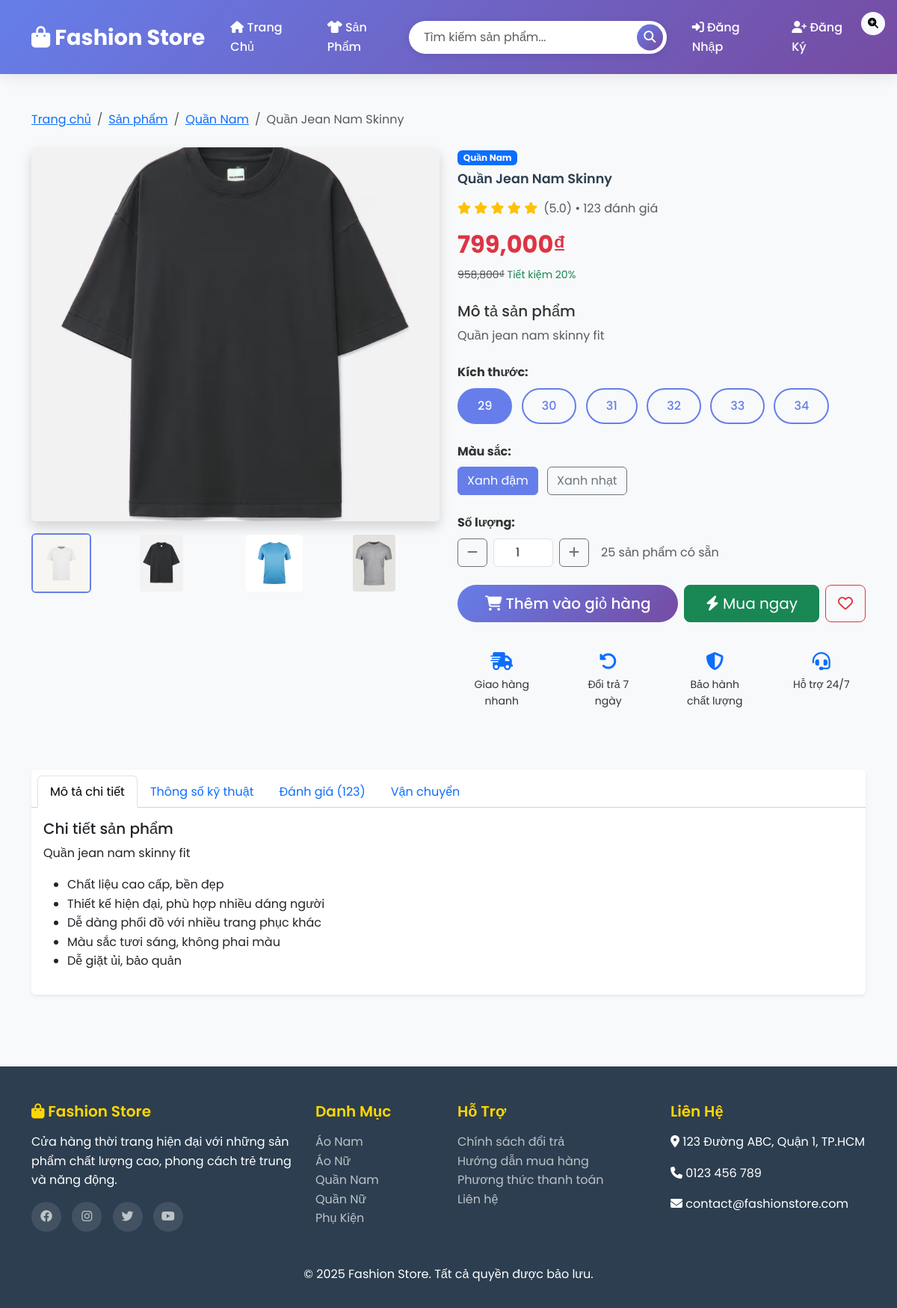
The app's page /product/4 with its own data.
### tables this page shows
CREATE TABLE categories (
            id INTEGER PRIMARY KEY AUTOINCREMENT,
            name TEXT UNIQUE NOT NULL,
            description TEXT,
            created_at TIMESTAMP DEFAULT CURRENT_TIMESTAMP
        );

CREATE TABLE products (
            id INTEGER PRIMARY KEY AUTOINCREMENT,
            name TEXT NOT NULL,
            description TEXT,
            price REAL NOT NULL,
            category_id INTEGER,
            image_url TEXT,
            stock INTEGER DEFAULT 0,
            size TEXT,
            color TEXT,
            created_at TIMESTAMP DEFAULT CURRENT_TIMESTAMP,
            FOREIGN KEY (category_id) REFERENCES categories (id)
        );

### app.py (the view)
    def product_detail(self, product_id):
        conn = self.get_db_connection()
        product = conn.execute('''
            SELECT p.*, c.name as category_name
            FROM products p
            LEFT JOIN categories c ON p.category_id = c.id
            WHERE p.id=?
        ''', (product_id,)).fetchone()
        if not product:
            flash('Sản phẩm không tồn tại!')
            return redirect(url_for('products'))
        related = conn.execute('''
            SELECT p.*, c.name as category_name
            FROM products p
            LEFT JOIN categories c ON p.category_id = c.id
            WHERE p.category_id=? AND p.id!=?
            LIMIT 4
        ''', (product['category_id'], product_id)).fetchall()
        conn.close()
        return render_template('product_detail.html', product=product, related_products=related)

### app.py (called while the page is built)
    def get_db_connection(self):
        conn = sqlite3.connect(self.db_path)
        conn.row_factory = sqlite3.Row  # cho phép truy xuất theo tên cột
        return conn

### templates/product_detail.html (shortened to what this page needs)
{% extends "base.html" %}
{% block content %}
<div class="container">
    <nav aria-label="breadcrumb" class="mb-4">
        <ol class="breadcrumb">
            <li class="breadcrumb-item"><a href="{{ url_for('index') }}">Trang chủ</a></li>
            <li class="breadcrumb-item"><a href="{{ url_for('products') }}">Sản phẩm</a></li>
            {% if product.category_name %}
            <li class="breadcrumb-item"><a href="{{ url_for('products', category=product.category_id) }}">{{ product.category_name }}</a></li>
            {% endif %}
            <li class="breadcrumb-item active">{{ product.name }}</li>
        </ol>
    </nav>
    <div class="row">
        <div class="col-lg-6 mb-4">
            <div class="product-images">
                <div class="main-image mb-3">
                    <img id="mainImage" src="/static/images/aothunnambassic.jpg" class="img-fluid rounded shadow"
                         alt="{{ product.name }}" style="width: 100%; height: 500px; object-fit: cover;"
                         onerror="this.src='https://via.placeholder.com/500x500/667eea/ffffff?text={{ product.name }}'">
                    <div class="position-absolute top-0 end-0 m-3">
                        <button class="btn btn-light btn-sm rounded-circle" onclick="zoomImage()">
                            <i class="fas fa-search-plus"></i>
                        </button>
                    </div>
                </div>
                <div class="thumbnail-images">
                    <div class="row">
                        <div class="col-3">
                            <img src="/static/images/aothunnambassictrang.jpg" class="img-fluid rounded thumbnail active"
                                 onclick="changeImage(this.src)" style="cursor: pointer; height: 80px; object-fit: cover;">
                        </div>
                        <div class="col-3">
                            <img src="/static/images/aothunnambassic.jpg"
                                 class="img-fluid rounded thumbnail" onclick="changeImage(this.src)"
                                 style="cursor: pointer; height: 80px; object-fit: cover;">
                        </div>
                        <div class="col-3">
                            <img src="/static/images/aothunnambassicxanh.jpg"
                                 class="img-fluid rounded thumbnail" onclick="changeImage(this.src)"
                                 style="cursor: pointer; height: 80px; object-fit: cover;">
                        </div>
                        <div class="col-3">
                            <img src="/static/images/aothunnambassicxam.jpg"
                                 class="img-fluid rounded thumbnail" onclick="changeImage(this.src)"
                                 style="cursor: pointer; height: 80px; object-fit: cover;">
                        </div>
                    </div>
                </div>
            </div>
        </div>
        <div class="col-lg-6">
            <div class="product-info">
                {% if product.category_name %}
                <span class="badge bg-primary mb-2">{{ product.category_name }}</span>
                {% endif %}
                <h1 class="product-title mb-3">{{ product.name }}</h1>
                <div class="rating mb-3">
                    <div class="d-flex align-items-center">
                        <div class="stars me-2">
                            <i class="fas fa-star text-warning"></i>
                            <i class="fas fa-star text-warning"></i>
                            <i class="fas fa-star text-warning"></i>
                            <i class="fas fa-star text-warning"></i>
                            <i class="fas fa-star text-warning"></i>
                        </div>
                        <span class="text-muted">(5.0) • 123 đánh giá</span>
                    </div>
                </div>
                <div class="price mb-4">
                    <h2 class="text-danger fw-bold">{{ "{:,.0f}".format(product.price) }}₫</h2>
                    <small class="text-muted"><del>{{ "{:,.0f}".format(product.price * 1.2) }}₫</del> <span class="text-success">Tiết kiệm 20%</span></small>
                </div>
                <div class="description mb-4">
                    <h5>Mô tả sản phẩm</h5>
                    <p class="text-muted">{{ product.description }}</p>
                </div>
                <form id="addToCartForm" class="product-options">
                    {% if product.size %}
                    <div class="mb-3">
                        <label class="form-label fw-bold">Kích thước:</label>
                        <div class="size-options">
                            {% for size in product.size.split(',') %}
                            <label class="btn btn-outline-primary me-2 mb-2" for="size{{ loop.index }}">{{ size.strip() }}</label>
                            {% endfor %}
                        </div>
                    </div>
                    {% endif %}
                    {% if product.color %}
                    <div class="mb-3">
                        <label class="form-label fw-bold">Màu sắc:</label>
                        <div class="color-options">
                            {% for color in product.color.split(',') %}
                            <label class="btn btn-outline-secondary me-2 mb-2" for="color{{ loop.index }}">{{ color.strip() }}</label>
                            {% endfor %}
                        </div>
                    </div>
                    {% endif %}
                    <div class="mb-4">
                        <label class="form-label fw-bold">Số lượng:</label>
                        <div class="quantity-selector d-flex align-items-center">
                            <button type="button" class="btn btn-outline-secondary" onclick="changeQuantity(-1)">
                                <i class="fas fa-minus"></i>
                            </button>
                            <input type="number" id="quantity" name="quantity" class="form-control mx-2 text-center"
                                   value="1" min="1" max="{{ product.stock }}" style="width: 80px;">
                            <button type="button" class="btn btn-outline-secondary" onclick="changeQuantity(1)">
                                <i class="fas fa-plus"></i>
                            </button>
                            <span class="ms-3 text-muted">{{ product.stock }} sản phẩm có sẵn</span>
                        </div>
                    </div>
                    <div class="action-buttons mb-4">
                        {% if product.stock > 0 %}
                        <div class="d-grid gap-2 d-md-flex">
                            <button type="submit" class="btn btn-primary btn-lg flex-grow-1">
                                <i class="fas fa-shopping-cart"></i> Thêm vào giỏ hàng
                            </button>
                            <button type="button" class="btn btn-success btn-lg flex-grow-1">
                                <i class="fas fa-bolt"></i> Mua ngay
                            </button>
                            <button type="button" class="btn btn-outline-danger btn-lg" onclick="toggleWishlist()">
                                <i class="far fa-heart" id="wishlistIcon"></i>
                            </button>
                        </div>
                        {% else %}
                        <div class="d-grid">
                            <button class="btn btn-secondary btn-lg" disabled>
                                <i class="fas fa-times"></i> Hết hàng
                            </button>
                        </div>
                        {% endif %}
                    </div>
                </form>
                <div class="product-features">
                    <div class="row text-center">
                        <div class="col-6 col-md-3 mb-3">
                            <div class="feature-item p-3">
                                <i class="fas fa-shipping-fast text-primary mb-2" style="font-size: 1.5rem;"></i>
                                <p class="small mb-0">Giao hàng nhanh</p>
                            </div>
                        </div>
                        <div class="col-6 col-md-3 mb-3">
                            <div class="feature-item p-3">
                                <i class="fas fa-undo-alt text-primary mb-2" style="font-size: 1.5rem;"></i>
                                <p class="small mb-0">Đổi trả 7 ngày</p>
                            </div>
                        </div>
                        <div class="col-6 col-md-3 mb-3">
                            <div class="feature-item p-3">
                                <i class="fas fa-shield-alt text-primary mb-2" style="font-size: 1.5rem;"></i>
                                <p class="small mb-0">Bảo hành chất lượng</p>
                            </div>
                        </div>
                        <div class="col-6 col-md-3 mb-3">
                            <div class="feature-item p-3">
                                <i class="fas fa-headset text-primary mb-2" style="font-size: 1.5rem;"></i>
                                <p class="small mb-0">Hỗ trợ 24/7</p>
                            </div>
                        </div>
                    </div>
                </div>
            </div>
        </div>
    </div>
    <div class="row mt-5">
        <div class="col-12">
            <div class="card border-0 shadow-sm">
                <div class="card-header bg-white">
                    <ul class="nav nav-tabs card-header-tabs" id="productTabs">
                        <li class="nav-item">
                            <a class="nav-link active" href="#description" data-bs-toggle="tab">Mô tả chi tiết</a>
                        </li>
                        <li class="nav-item">
                            <a class="nav-link" href="#specifications" data-bs-toggle="tab">Thông số kỹ thuật</a>
                        </li>
                        <li class="nav-item">
                            <a class="nav-link" href="#reviews" data-bs-toggle="tab">Đánh giá (123)</a>
                        </li>
                        <li class="nav-item">
                            <a class="nav-link" href="#shipping" data-bs-toggle="tab">Vận chuyển</a>
                        </li>
                    </ul>
                </div>
                <div class="card-body">
                    <div class="tab-content">
                        <div class="tab-pane fade show active" id="description">
                            <h5>Chi tiết sản phẩm</h5>
                            <p>{{ product.description }}</p>
                            <ul>
                                <li>Chất liệu cao cấp, bền đẹp</li>
                                <li>Thiết kế hiện đại, phù hợp nhiều dáng người</li>
                                <li>Dễ dàng phối đồ với nhiều trang phục khác</li>
                                <li>Màu sắc tươi sáng, không phai màu</li>
                                <li>Dễ giặt ủi, bảo quản</li>
                            </ul>
                        </div>
                    </div>
                </div>
            </div>
        </div>
    </div>
</div>
{% endblock %}

### templates/base.html (style rules this page uses)
* { margin: 0; padding: 0; box-sizing: border-box; }
body { font-family: 'Poppins', sans-serif; line-height: 1.6; color: #333; background-color: #f8f9fa; }
.product-title { font-weight: 600; color: #2c3e50; margin-bottom: 0.5rem; font-size: 1.1rem; }
.btn-primary { background: linear-gradient(135deg, #667eea 0%, #764ba2 100%); border: none; border-radius: 25px; padding: 10px 25px; font-weight: 500; transition: all 0.3s ease; }
.btn-outline-primary { border: 2px solid #667eea; color: #667eea; border-radius: 25px; padding: 10px 25px; font-weight: 500; transition: all 0.3s ease; }

### templates/product_detail.html (style rules this page uses)
.thumbnail { border: 2px solid transparent; transition: all 0.3s ease; }
.thumbnail.active { border-color: #667eea; }
.feature-item { transition: all 0.3s ease; }
.btn-check:checked + .btn { background-color: #667eea; border-color: #667eea; color: white; }

### records on screen
categories: category_name "Quần Nam"
products: name "Quần Jean Nam Skinny", price "799,000", product.price*1.2 "958,800", description "Quần jean nam skinny fit", stock "25"

### other values on screen
{{ size.strip() }} "29" "30" "31" "32" "33" "34"
{{ color.strip() }} "Xanh đậm" "Xanh nhạt"
